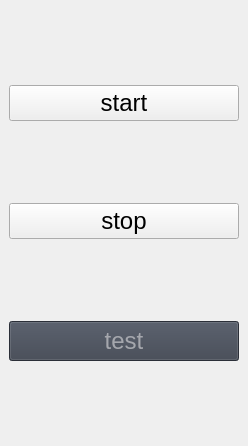
<?xml version="1.0" encoding="UTF-8"?>
<ui version="4.0">
 <class>HandlePluginUI</class>
 <widget class="QDockWidget" name="HandlePluginUI">
  <property name="enabled">
   <bool>true</bool>
  </property>
  <property name="geometry">
   <rect>
    <x>0</x>
    <y>0</y>
    <width>248</width>
    <height>446</height>
   </rect>
  </property>
  <property name="sizePolicy">
   <sizepolicy hsizetype="Fixed" vsizetype="Preferred">
    <horstretch>0</horstretch>
    <verstretch>0</verstretch>
   </sizepolicy>
  </property>
  <property name="minimumSize">
   <size>
    <width>69</width>
    <height>30</height>
   </size>
  </property>
  <property name="maximumSize">
   <size>
    <width>1024</width>
    <height>768</height>
   </size>
  </property>
  <property name="font">
   <font>
    <pointsize>18</pointsize>
   </font>
  </property>
  <property name="windowTitle">
   <string>SimplePlugin</string>
  </property>
  <widget class="QWidget" name="widget">
   <property name="sizePolicy">
    <sizepolicy hsizetype="Ignored" vsizetype="Ignored">
     <horstretch>0</horstretch>
     <verstretch>0</verstretch>
    </sizepolicy>
   </property>
   <property name="minimumSize">
    <size>
     <width>0</width>
     <height>0</height>
    </size>
   </property>
   <layout class="QVBoxLayout" name="verticalLayout">
    <item>
     <widget class="QPushButton" name="btn_start">
      <property name="text">
       <string>start</string>
      </property>
     </widget>
    </item>
    <item>
     <widget class="QPushButton" name="btn_stop">
      <property name="text">
       <string>stop</string>
      </property>
     </widget>
    </item>
    <item>
     <widget class="QPushButton" name="btn_test">
      <property name="minimumSize">
       <size>
        <width>0</width>
        <height>0</height>
       </size>
      </property>
      <property name="maximumSize">
       <size>
        <width>480</width>
        <height>40</height>
       </size>
      </property>
      <property name="font">
       <font>
        <pointsize>18</pointsize>
       </font>
      </property>
      <property name="styleSheet">
       <string notr="true">background-color: rgb(60, 66, 78);
color: rgb(165, 167, 173);
              </string>
      </property>
      <property name="text">
       <string>test</string>
      </property>
     </widget>
    </item>
   </layout>
  </widget>
 </widget>
 <resources/>
 <connections/>
</ui>
